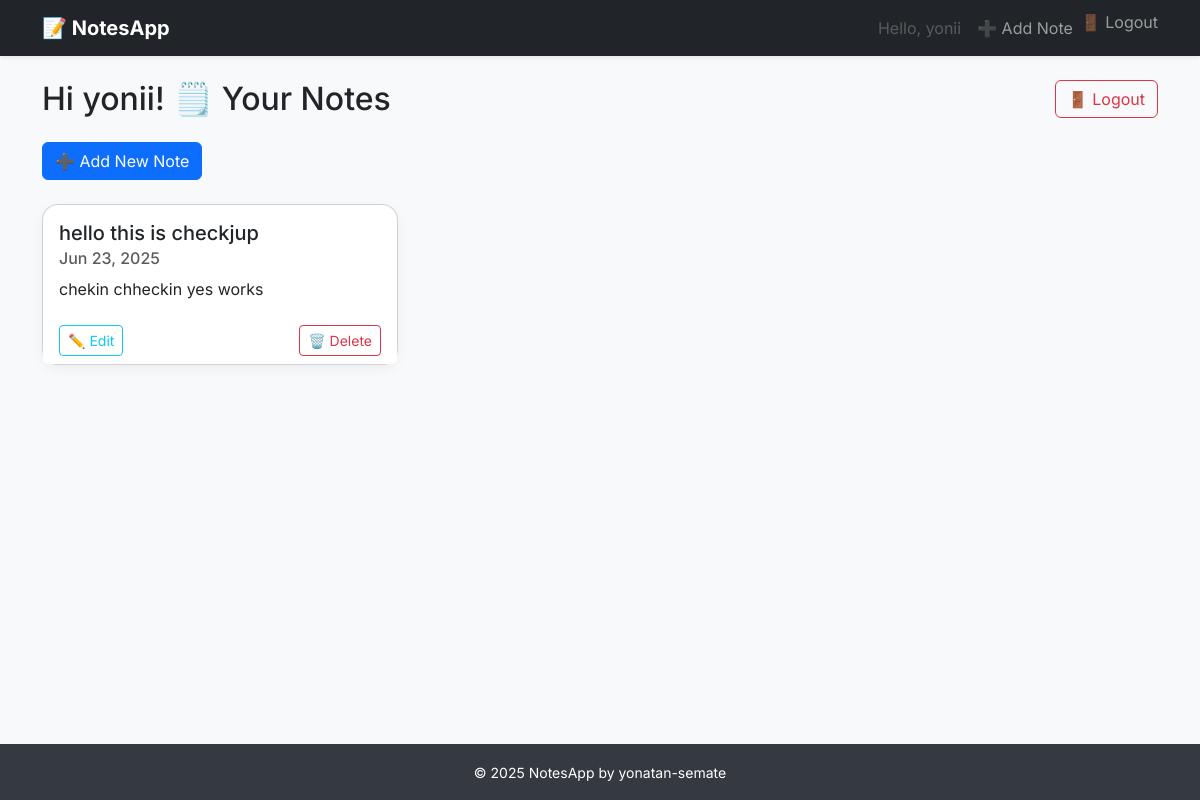
Screenshot of / (signed in) with the database file from the repository.
### notes/models.py (models this page shows, shortened)
class Note(models.Model):
    user = models.ForeignKey(User, on_delete=models.CASCADE)
    title = models.CharField(max_length=200)
    content = models.TextField()
    created_at = models.DateTimeField(auto_now_add=True)

### notes/views.py (the view)
# urls.py: path('', views.home, name='home'),
@login_required
def home(request):
    notes = Note.objects.filter(user=request.user).order_by('-created_at')
    return render(request, 'notes/home.html', {'notes': notes})

### notes/templates/notes/home.html (shortened to what this page needs)
{% extends "base.html" %}
{% block content %}
{% if user.is_authenticated %}
  <div class="d-flex flex-column flex-md-row justify-content-between align-items-center mb-4">
    <h2 class="mb-3 mb-md-0">Hi {{ user.username }}! 🗒️ Your Notes</h2>
    <form method="post" action="{% url 'logout' %}">
      <button type="submit" class="btn btn-outline-danger">🚪 Logout</button>
    </form>
  </div>
  <a href="{% url 'notes:add_note' %}" class="btn btn-primary mb-4">➕ Add New Note</a>
  {% if notes %}
    <div class="row row-cols-1 row-cols-md-2 row-cols-lg-3 g-4">
      {% for note in notes %}
        <div class="col">
          <div class="card h-100">
            <div class="card-body">
              <h5 class="card-title">{{ note.title }}</h5>
              <h6 class="card-subtitle mb-2 text-muted">{{ note.created_at|date:"M d, Y" }}</h6>
              <p class="card-text">{{ note.content }}</p>
            </div>
            <div class="card-footer bg-white border-0 d-flex justify-content-between">
              <a href="{% url 'notes:edit_note' note.id %}" class="btn btn-sm btn-outline-info">✏️ Edit</a>
              <a href="{% url 'notes:delete_note' note.id %}" class="btn btn-sm btn-outline-danger">🗑️ Delete</a>
            </div>
          </div>
        </div>
      {% endfor %}
    </div>
  {% else %}
    <div class="alert alert-warning mt-4" role="alert">
      You have no notes yet. Start by creating one!
    </div>
  {% endif %}
{% else %}
  <div class="text-center mt-5">
    <h4 class="text-danger">You are not logged in.</h4>
    <a href="{% url 'login' %}" class="btn btn-success m-2">🔐 Login</a>
    <a href="{% url 'signup' %}" class="btn btn-secondary m-2">📝 Sign up</a>
  </div>
{% endif %}
{% endblock %}

### templates/base.html (shortened to what this page needs)
<!DOCTYPE html>
<html lang="en">
<head>
  <link href="https://cdn.jsdelivr.net/npm/bootstrap@5.3.3/dist/css/bootstrap.min.css" rel="stylesheet">
</head>
<body>
  <nav class="navbar navbar-expand-lg navbar-dark bg-dark shadow-sm">
    <div class="container">
      <a class="navbar-brand" href="{% url 'notes:home' %}">📝 NotesApp</a>
      <div class="collapse navbar-collapse" id="navbarNav">
        <ul class="navbar-nav ms-auto">
          {% if user.is_authenticated %}
            <li class="nav-item">
              <a class="nav-link disabled">Hello, {{ user.username }}</a>
            </li>
            <li class="nav-item">
              <a class="nav-link" href="{% url 'notes:add_note' %}">➕ Add Note</a>
            </li>
            <li class="nav-item">
              <form method="post" action="{% url 'logout' %}" class="d-inline">
                <button type="submit" class="btn btn-link nav-link" style="display:inline; padding: 0;">🚪 Logout</button>
              </form>
            </li>
          {% endif %}
        </ul>
      </div>
    </div>
  </nav>
  <div class="container mt-4">
    {% block content %}{% endblock %}
  </div>
  <footer>
    <div class="container">
      <small>© {% now "Y" %} NotesApp by yonatan-semate</small>
    </div>
  </footer>
</body>
</html>

### templates/base.html (style rules this page uses)
html, body { height: 100%; margin: 0; font-family: 'Inter', sans-serif; background-color: #f8f9fa; display: flex; flex-direction: column; }
.navbar-brand { font-weight: bold; }
.card { border-radius: 1rem; box-shadow: 0 4px 12px rgba(0,0,0,0.05); }
footer { background-color: #343a40; color: white; padding: 1rem 0; text-align: center; margin-top: auto; }

### rows the page displays
Note: title "hello this is checkjup", created_at "Jun 23, 2025", content "chekin chheckin yes works"

### other values shown
{{ user.username }} "yonii"
